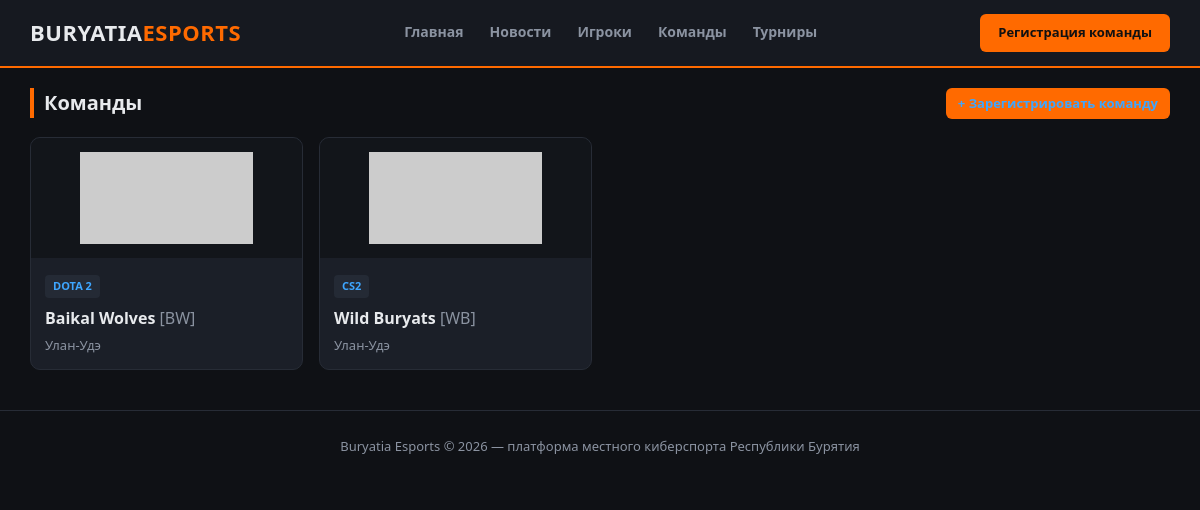
The page /teams on the database its author committed.
### app.py (models this page shows)
class Team(db.Model):
    id = db.Column(db.Integer, primary_key=True)
    name = db.Column(db.String(120), unique=True, nullable=False)
    tag = db.Column(db.String(20))
    logo = db.Column(db.String(255))
    game = db.Column(db.String(80))
    city = db.Column(db.String(80), default="Улан-Удэ")
    description = db.Column(db.Text)
    contact = db.Column(db.String(120))
    approved = db.Column(db.Boolean, default=False)
    created_at = db.Column(db.DateTime, default=datetime.utcnow)
    players = db.relationship("Player", backref="team", lazy=True)

### app.py (the view)
@app.route("/teams")
def teams_list():
    teams = Team.query.filter_by(approved=True).order_by(Team.name).all()
    return render_template("teams_list.html", teams=teams)

### templates/teams_list.html (shortened to what this page needs)
{% extends "base.html" %}
{% block content %}
<section class="container">
  <div class="section-title">
    <h2>Команды</h2>
    <a href="{{ url_for('team_register') }}" class="btn btn-accent btn-sm">+ Зарегистрировать команду</a>
  </div>
  <div class="grid grid-4">
    {% for t in teams %}
    <a href="{{ url_for('team_detail', team_id=t.id) }}" class="card">
      <img class="card-img" style="height:120px;object-fit:contain;background:#12151a;padding:14px"
           src="{{ url_for('static', filename=t.logo) if t.logo else 'https://placehold.co/300x160/1b1f28/8b93a1?text=' + t.name }}">
      <div class="card-body">
        <span class="tag">{{ t.game or 'Esports' }}</span>
        <h3>{{ t.name }} {% if t.tag %}<span style="color:var(--muted);font-weight:400">[{{ t.tag }}]</span>{% endif %}</h3>
        <p>{{ t.city }}</p>
      </div>
    </a>
    {% else %}
    <p style="color:var(--muted)">Команд пока нет. Будьте первыми!</p>
    {% endfor %}
  </div>
</section>
{% endblock %}

### static/css/style.css (style rules this page uses)
:root { --bg:#0f1115; --bg-alt:#161920; --card:#1b1f28; --border:#272c36; --text:#e8eaed; --muted:#8b93a1; --accent:#ff6a00; --accent2:#3ea6ff; --green:#3fcf7f; --red:#ff4d4d; }
* { box-sizing:border-box }
body { margin:0; font-family:"Segoe UI",Roboto,Arial,sans-serif; background:var(--bg); color:var(--text); line-height:1.5; }
a { color:inherit;text-decoration:none }
img { max-width:100%;display:block }
.container { max-width:1180px;margin:0 auto;padding:0 20px }
.btn { display:inline-block;padding:9px 18px;border-radius:6px; font-weight:700;font-size:13px;cursor:pointer;border:none; }
.btn-accent { background:var(--accent);color:#111 }
.btn-sm { padding:6px 12px;font-size:12px }
section { padding:40px 0 }
.section-title { display:flex;align-items:center;justify-content:space-between; margin-bottom:18px; }
.section-title h2 { font-size:20px;margin:0;border-left:4px solid var(--accent);padding-left:10px }
.section-title a { font-size:13px;color:var(--accent2) }
.grid { display:grid;gap:16px }
.grid-4 { grid-template-columns:repeat(4,1fr) }
.card { background:var(--card);border:1px solid var(--border); border-radius:10px;overflow:hidden;transition:.15s; }
.card-img { width:100%;height:150px;object-fit:cover;background:#222 }
.card-body { padding:14px }
.card-body h3 { margin:0 0 6px;font-size:16px }
.card-body p { margin:0;color:var(--muted);font-size:13px }
.tag { display:inline-block;background:#242a35;color:var(--accent2); font-size:11px;font-weight:700;padding:3px 8px;border-radius:4px; margin-bottom:8px;text-transform:uppercase; }

### rows shown on the page
Team: game "DOTA 2", name "Baikal Wolves", tag "BW", city "Улан-Удэ"
Team: game "CS2", name "Wild Buryats", tag "WB", city "Улан-Удэ"
